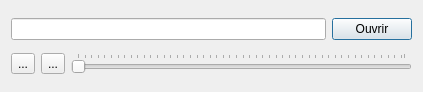
<?xml version="1.0" encoding="UTF-8"?>
<ui version="4.0">
 <class>Dialog</class>
 <widget class="QDialog" name="Dialog">
  <property name="geometry">
   <rect>
    <x>0</x>
    <y>0</y>
    <width>423</width>
    <height>92</height>
   </rect>
  </property>
  <property name="windowTitle">
   <string>Dialog</string>
  </property>
  <layout class="QVBoxLayout" name="verticalLayout">
   <item>
    <layout class="QHBoxLayout" name="horizontalLayout_2">
     <item>
      <widget class="QLineEdit" name="movieLineEdit"/>
     </item>
     <item>
      <widget class="QPushButton" name="openButton">
       <property name="text">
        <string>Ouvrir</string>
       </property>
       <property name="icon">
        <iconset>
         <normaloff>../../usr/share/icons/gnome/22x22/actions/document-open.png</normaloff>../../usr/share/icons/gnome/22x22/actions/document-open.png</iconset>
       </property>
      </widget>
     </item>
    </layout>
   </item>
   <item>
    <layout class="QHBoxLayout" name="horizontalLayout">
     <item>
      <widget class="QToolButton" name="playButton">
       <property name="text">
        <string>...</string>
       </property>
       <property name="icon">
        <iconset>
         <normaloff>../../usr/share/icons/gnome/22x22/actions/player_play.png</normaloff>../../usr/share/icons/gnome/22x22/actions/player_play.png</iconset>
       </property>
       <property name="iconSize">
        <size>
         <width>32</width>
         <height>32</height>
        </size>
       </property>
      </widget>
     </item>
     <item>
      <widget class="QToolButton" name="pauseButton">
       <property name="text">
        <string>...</string>
       </property>
       <property name="icon">
        <iconset>
         <normaloff>../../usr/share/icons/gnome/22x22/actions/player_pause.png</normaloff>../../usr/share/icons/gnome/22x22/actions/player_pause.png</iconset>
       </property>
       <property name="iconSize">
        <size>
         <width>32</width>
         <height>32</height>
        </size>
       </property>
      </widget>
     </item>
     <item>
      <widget class="QSlider" name="movieSlider">
       <property name="orientation">
        <enum>Qt::Horizontal</enum>
       </property>
       <property name="tickPosition">
        <enum>QSlider::TicksAbove</enum>
       </property>
       <property name="tickInterval">
        <number>2</number>
       </property>
      </widget>
     </item>
    </layout>
   </item>
  </layout>
 </widget>
 <resources/>
 <connections/>
</ui>
